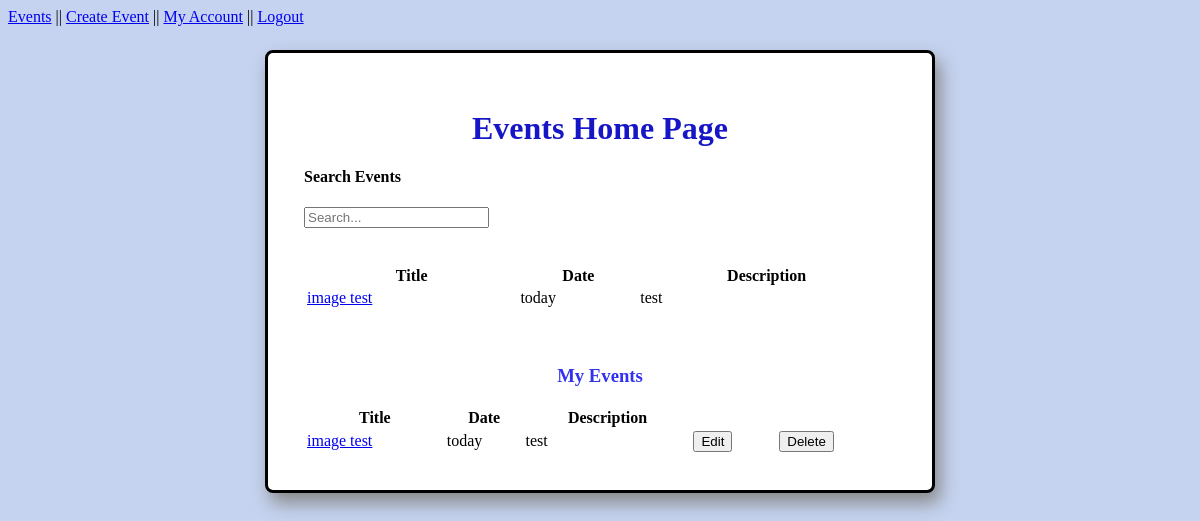
Before: /index (signed in) with the older database file.
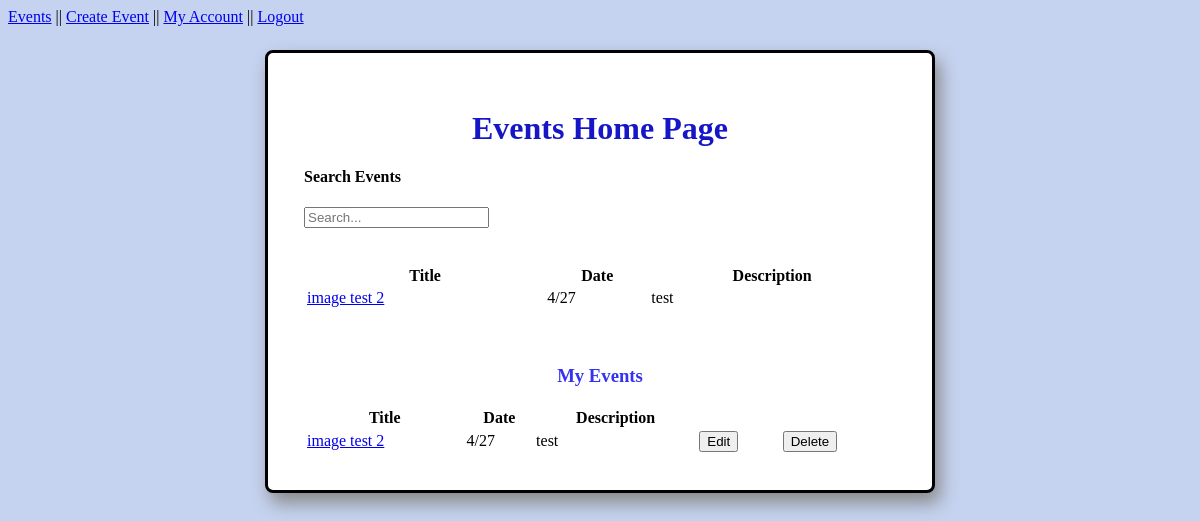
After: the same page with the newer database file.
### models.py (models this page shows, shortened)
class Event(db.Model):
    id = db.Column("id", db.Integer, primary_key=True)
    title = db.Column("title",db.String(200))
    text = db.Column("text", db.String(100))
    date = db.Column("date", db.String(50))
    user_id = db.Column(db.Integer, db.ForeignKey("user.id"), nullable=False)
    image_name = db.Column(db.String(30), index=True)
    report_count = db.Column("reported", db.Integer, default=0)

### event_app.py (the view)
@app.route('/index')
def index():
    if session.get('user'):
        events = db.session.query(Event).all()
        my_event = db.session.query(Event).filter_by(user_id=session['user_id']).all()
        my_rsvp = db.session.query(Rsvp).filter_by(user_id=session['user_id']).all()
        return render_template("index.html", index=events, my_events=my_event, my_rsvps=my_rsvp, user=session['user'])
    else:
        return redirect(url_for('login'))

### templates/index.html (shortened to what this page needs)
<!DOCTYPE html>
<html lang="en">
    <head>
        <link rel="stylesheet" href="{{ url_for('static', filename='main.css') }}">
    </head>
    <body>
		<nav>
		    <a href="{{ url_for('index') }}">Events</a> ||
            <a href="{{ url_for('new') }}">Create Event</a> ||
            <a href="{{ url_for('profile') }}">My Account</a> ||
            <a href="{{url_for('logout')}}">Logout</a>
		</nav>
        <div class="body">
            <h1>Events Home Page</h1>
            <h4>
                Search Events
            </h4>
            <input class="form-control" type="text" name="search"
                   placeholder="Search..."
                   hx-post="/search/" hx-trigger="keyup changed delay:500ms"
                   hx-target="#search-results" hx-indicator=".htmx-indicator">
            <br><br><br>
            <table>
                <tr>
                    <th>Title</th>
                    <th>Date</th>
                    <th>Description</th>
                </tr>
                {% for event in index %}
                <tr>
                    <td><a href="{{ url_for('event', event_id=event.id) }}">{{ event.title }}</a></td>
                    <td>{{ event.date }}</td>
                    <td>{{ event.text }}</td>
                </tr>
                {% endfor %}
            </table>
            <br><br>
            <h3>My Events</h3>
                <table>
                    <tr>
                        <th>Title</th>
                        <th>Date</th>
                        <th>Description</th>
                    </tr>
                    {% for event in my_events %}
                    <tr>
                        <td><a href="{{ url_for('event', event_id=event.id) }}">{{ event.title }}</a></td>
                        <td>{{ event.date }}</td>
                        <td>{{ event.text }}</td>
                        <td>
                            <form action="{{ url_for('edit', event_id=event.id) }}" method="get">
                                <input type="submit" value="Edit">
                            </form>
                        </td>
                        <td>
                            <form action="{{ url_for('delete_event', event_id=event.id) }}" method="post">
                                <input type="submit" value="Delete">
                            </form>
                        </td>
                    </tr>
                    {% endfor %}
                </table>
        </div>
    </body>
</html>

### static/main.css (style rules this page uses)
body { background-color: #c5d3f0; }
.body { margin: auto; margin-top: 2%; margin-bottom: 5%; width: 50%; border-style: solid; border-radius: 8px; box-shadow: 5px 10px 18px #888888; padding: 3%; background-color: white; }
h1 { color: #1616c7; text-align: center; }
h3 { color: #3232f0; text-align: center; }
table { width: 100%; }
.form-control { margin-top: 0px; }

Changed rows visible on the page:
removed Event: title "image test", date "today", text "test"
added Event: title "image test 2", date "4/27", text "test"
